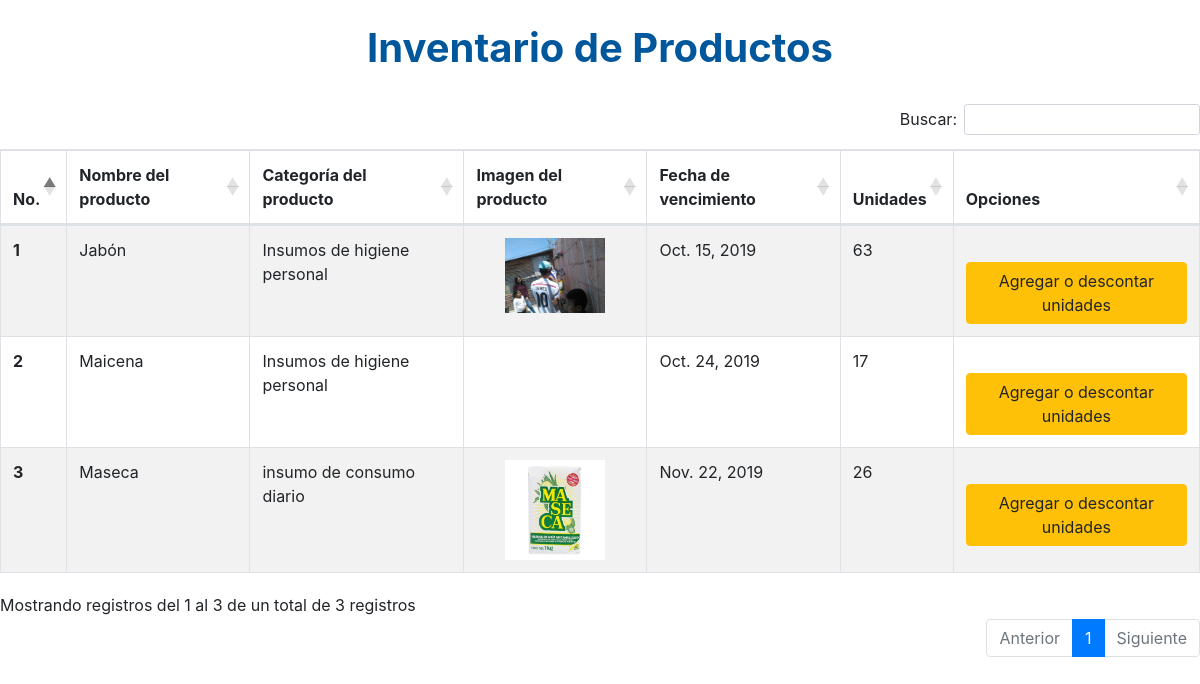
The app's page /inventario/ with its own data.
### inventario/models.py (models this page shows, shortened)
class Producto(models.Model):
    nombre_producto=models.CharField(max_length=30,verbose_name="Nombre del producto")
    image=models.ImageField(upload_to="img",verbose_name="Imagen del producto")
    descripcion=models.TextField(verbose_name="Descripcion")
    categoria=models.ForeignKey(Categoria_Producto,on_delete=models.CASCADE)
    fecha_ingreso=models.DateField(auto_now_add=True,verbose_name="Fecha de ingreso a bodega")
    unidades=models.IntegerField(verbose_name='Unidades')
    fecha_vencimiento=models.DateField(verbose_name="Fecha de vencimiento")
    estado=models.BooleanField(default=True,verbose_name="Estado")
    class Meta:
        verbose_name = 'Producto'
        verbose_name_plural = 'Productos'

class Categoria_Producto(models.Model):
    nombre_categoria=models.CharField(max_length=30,verbose_name="Nombre de la categoria")
    descripcion=models.TextField(verbose_name="Descripción")
    estado=models.BooleanField(default=True,verbose_name="Estado")
    class Meta:
        verbose_name = 'Categoria_Producto'
        verbose_name_plural = 'Categoria_Productos'
    def __str__(self):
        return self.nombre_categoria

### inventario/views.py (the view)
# urls.py: path("",views.ProductoListView.as_view(),name="list_product"),
class ProductoListView(generic.ListView):
    model = Producto
    template_name = "list_product.html"

### inventario/templates/list_product.html (shortened to what this page needs)
<!DOCTYPE html>
<html lang="en">
<head>
    <link rel="stylesheet" href="https://stackpath.bootstrapcdn.com/bootstrap/4.3.1/css/bootstrap.min.css">
    <link rel="stylesheet" href="https://cdn.datatables.net/1.10.20/css/dataTables.bootstrap4.min.css"/>
</head>
<body>
  <center>
    <br>
    <div class="fondo">
        <h1 style="color:#01579B;"><strong>Inventario de Productos</strong></h1>
    </div>
  </center>
  <br>
        <table class="table table-striped table-bordered inventario" style="width:100%">
                <thead>
                  <tr class="#">
                    <th scope="col">No.</th>
                    <th scope="col">Nombre del producto</th>
                    <th scope="col">Categoría del producto</th>
                    <th scope="col">Imagen del producto</th>
                    <th scope="col">Fecha de vencimiento</th>
                    <th scope="col">Unidades</th>
                    <th scope="col">Opciones</th>
                  </tr>
                </thead>
                <tbody>
                    {% for producto in object_list %}
                  <tr class="">
                    <th scope="row">{{producto.id}}</th>
                    <td>{{producto.nombre_producto}}</td>
                    <td>{{producto.categoria}}</td>
                    <td align="center"><img src="{{producto.image.url}}" alt="" width="100px"></td>
                    <td>{{producto.fecha_vencimiento}}</td>
                    <td>{{producto.unidades}}</td>
                    <td align="center">
                      <br>
                          <a href="{% url 'inventario:form' producto.id %}" class="btn btn-warning">Agregar o descontar unidades</a>
                    </td>
                  {% endfor %}
                  </tr>
                </tbody>
              </table>
</body>
</html>

### records on screen
Producto: id "1", nombre_producto "Jabón", categoria "Insumos de higiene personal", image (picture), fecha_vencimiento "Oct. 15, 2019", unidades "63"
Producto: id "2", nombre_producto "Maicena", categoria "Insumos de higiene personal", fecha_vencimiento "Oct. 24, 2019", unidades "17"
Producto: id "3", nombre_producto "Maseca", categoria "insumo de consumo diario", image (picture), fecha_vencimiento "Nov. 22, 2019", unidades "26"
